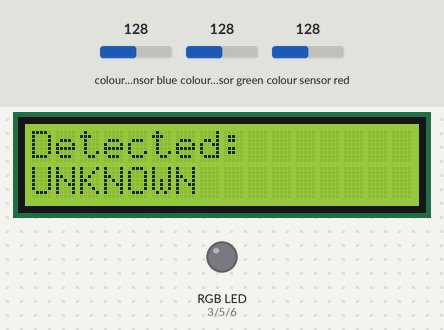
Recording of a sketch running on a simulated Arduino Uno, built with avr-gcc and run on an emulated ATmega328P. Parts: 16×2 character LCD, an RGB LED mixed from three pins (HIGH = lit). Wiring (inferred from the names in the program): TCS3200 colour sensor: output A4; S2 A2; S3 A3; S0 A0; S1 A1. The test bench sets the inputs (shaded band); at power-on: colour sensor blue 128, colour sensor green 128, colour sensor red 128. Pins used as bus, display or sensor lines are not drawn.

Above: at 6.2 s.
6.3 s: colour sensor blue set to 134
At 7.8 s:
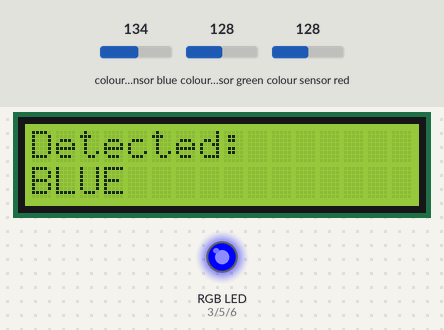
8.5 s: colour sensor green set to 134
At 9.2 s:
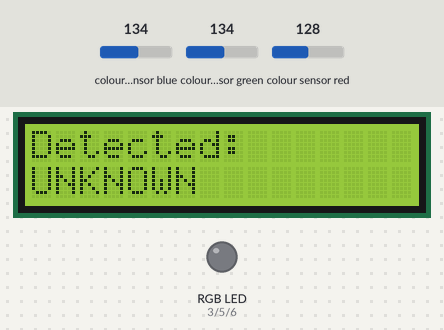
10.2 s: colour sensor red set to 134
12.4 s: colour sensor red set to 141
At 13.9 s:
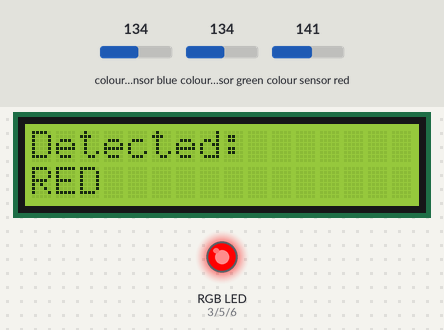
14.4 s: colour sensor green set to 191
At 15.9 s:
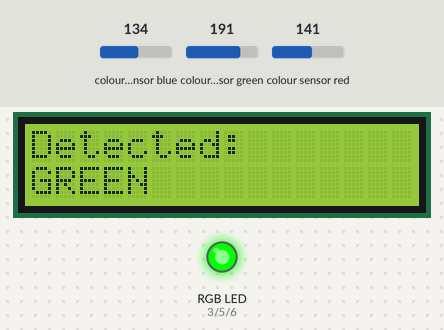
16.9 s: colour sensor blue set to 191
At 18.5 s:
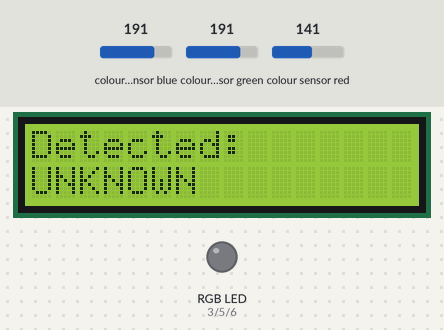
Timing chart, 0 to 19.6 s (numbered marks = the images above; inputs shaded):
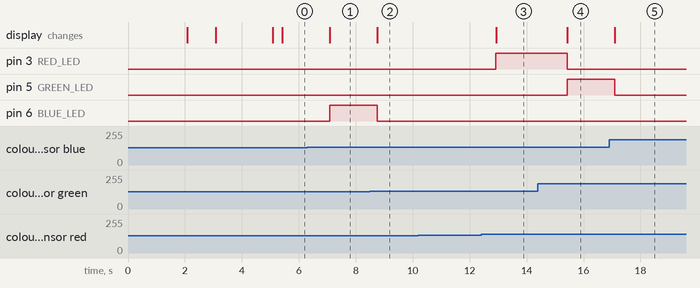

The sketch:

AM-41_Colour_Sensor_RGB_Controller.ino
```cpp
#include <LiquidCrystal.h>
//==================================================
 // LCD CONNECTION
 // RS  -> D13
 // EN  -> D12
 // D4  -> D11
 // D5  -> D10
 // D6  -> D9
 // D7  -> D8
 //==================================================
LiquidCrystal lcd(8,9,10,11,12,13);
//==================================================
 // TCS3200 COLOUR SENSOR CONNECTION
 //==================================================
#define S0 A0
 #define S1 A1
 #define S2 A2
 #define S3 A3
#define SENSOR_OUT A4
//==================================================
 // RGB LED CONNECTION
 // PWM PINS
 //==================================================
#define RED_LED   3
 #define GREEN_LED 5
 #define BLUE_LED  6
//==================================================
 // SENSOR READING VARIABLES
 //==================================================
 unsigned long redFrequency;
 unsigned long greenFrequency;
 unsigned long blueFrequency;
//==================================================
 // COLOUR VALUE VARIABLES
 //==================================================
 int redValue;
 int greenValue;
 int blueValue;
//==================================================
 // DETECTED COLOUR STORAGE
 //==================================================
 String colourName;
 //==================================================
 // SENSOR STABILITY DELAY
 //==================================================
 #define SAMPLE_DELAY 100
//==================================================
 // RGB LED PWM VALUE
 //==================================================
int redPWM;
 int greenPWM;
 int bluePWM;

 //==================================================
 // READ RED COLOUR VALUE
 //==================================================
unsigned long readRed()
 {
 unsigned long value;
// Select RED filter
 digitalWrite(S2,LOW);
 digitalWrite(S3,LOW);
delay(10);
// Measure frequency
 value = pulseIn(SENSOR_OUT,LOW);
return value;
 }
//==================================================
 // READ GREEN COLOUR VALUE
 //==================================================
 unsigned long readGreen()
 {
 unsigned long value;
// Select GREEN filter
 digitalWrite(S2,HIGH);
 digitalWrite(S3,HIGH);
delay(10);
value = pulseIn(SENSOR_OUT,LOW);
return value;
 }
//==================================================
 // READ BLUE COLOUR VALUE
 //==================================================
unsigned long readBlue()
 {
 unsigned long value;
// Select BLUE filter
 digitalWrite(S2,LOW);
 digitalWrite(S3,HIGH);
delay(10);
value = pulseIn(SENSOR_OUT,LOW);
return value;
 }
 //==================================================
 // COLOUR DETECTION FUNCTION
 //==================================================
void detectColour()
 {

 if(redFrequency < greenFrequency &&
 redFrequency < blueFrequency)
 {
 colourName = "RED";
 }
else if(greenFrequency < redFrequency &&
 greenFrequency < blueFrequency)
 {
 colourName = "GREEN";
 }
else if(blueFrequency < redFrequency &&
 blueFrequency < greenFrequency)
 {
 colourName = "BLUE";
 }
else
 {
 colourName = "UNKNOWN";
 }
}
//==================================================
 // RGB LED CONTROL FUNCTION
 //==================================================
 void controlRGB()
 {
 // First turn OFF all LEDs
redPWM = 0;
 greenPWM = 0;
 bluePWM = 0;
if(colourName == "RED")
 {
 redPWM = 255;
 }
else if(colourName == "GREEN")
 {
 greenPWM = 255;
 }
else if(colourName == "BLUE")
 {
 bluePWM = 255;
 }
else
 {
 redPWM = 0;
 greenPWM = 0;
 bluePWM = 0;
 }
// Output PWM
analogWrite(RED_LED,redPWM);
analogWrite(GREEN_LED,greenPWM);
analogWrite(BLUE_LED,bluePWM);
}
//==================================================
 // LCD DISPLAY FUNCTION
 //==================================================
void displayColour()
 {
lcd.clear();
 lcd.setCursor(0,0);
lcd.print("Detected:");
lcd.setCursor(0,1);
lcd.print(colourName);
}

void setup()
 {
 //==================================================
 // LCD INITIALIZATION
 //==================================================
lcd.begin(16,2);
lcd.clear();
lcd.setCursor(0,0);
 lcd.print("AM-41 COLOUR");
lcd.setCursor(0,1);
 lcd.print("RGB CONTROLLER");
delay(2000);
lcd.clear();
lcd.setCursor(0,0);
 lcd.print("Initializing");
lcd.setCursor(0,1);
 lcd.print("Sensor...");
//==================================================
 // TCS3200 PIN CONFIGURATION
 //==================================================
pinMode(S0,OUTPUT);
pinMode(S1,OUTPUT);
pinMode(S2,OUTPUT);
pinMode(S3,OUTPUT);
pinMode(SENSOR_OUT,INPUT);
//==================================================
 // TCS3200 FREQUENCY SCALING
 //==================================================
 //
 // S0 HIGH
 // S1 LOW
 //
 // Output frequency = 20%
 // Best for Arduino measurement
 //==================================================
digitalWrite(S0,HIGH);
 digitalWrite(S1,LOW);
//==================================================
 // RGB LED PIN CONFIGURATION
 //==================================================
pinMode(RED_LED,OUTPUT);
pinMode(GREEN_LED,OUTPUT);
pinMode(BLUE_LED,OUTPUT);
// Turn OFF RGB LED initially
analogWrite(RED_LED,0);
analogWrite(GREEN_LED,0);
analogWrite(BLUE_LED,0);
delay(1000);
lcd.clear();
lcd.setCursor(0,0);
 lcd.print("Place Object");
lcd.setCursor(0,1);
lcd.print("For Detection");
delay(2000);
lcd.clear();
}

void loop()
 {
//==================================================
 // READ COLOUR SENSOR VALUES
 //==================================================
redFrequency = readRed();
delay(SAMPLE_DELAY);
greenFrequency = readGreen();
delay(SAMPLE_DELAY);
blueFrequency = readBlue();
delay(SAMPLE_DELAY);
//==================================================
 // DISPLAY RAW SENSOR VALUES
 // (For testing and calibration)
 //==================================================

 //==================================================
 // DETECT COLOUR
 //==================================================
detectColour();
//==================================================
 // CONTROL RGB LED
 //==================================================
controlRGB();
//==================================================
 // DISPLAY RESULT ON LCD
 //==================================================
displayColour();
delay(500);
}
```

Measured:
- the behaviour switches between 131 and 132 on colour sensor blue (found by bisection; images 0 and 1)
- the behaviour switches between 131 and 132 on colour sensor green (found by bisection; images 1 and 2)
- the behaviour switches between 136 and 137 on colour sensor red (found by bisection; images 2 and 3)
- after the input at 6.3 s, pin 6 (BLUE_LED): LOW → HIGH after 0.78 s; the display: changes after 0.79 s (image 1)
- after the input at 8.5 s, pin 6 (BLUE_LED): HIGH → LOW after 0.25 s; the display: changes after 0.26 s (image 2)
- after the input at 10.2 s, every drawn part: stays the same
- after the input at 12.4 s, pin 3 (RED_LED): LOW → HIGH after 0.53 s; the display: changes after 0.53 s (image 3)
- after the input at 14.4 s, pin 3 (RED_LED): HIGH → LOW after 1.0 s; pin 5 (GREEN_LED): LOW → HIGH after 1.0 s; the display: changes after 1.0 s (image 4)
- after the input at 16.9 s, pin 5 (GREEN_LED): HIGH → LOW after 0.20 s; the display: changes after 0.20 s (image 5)
